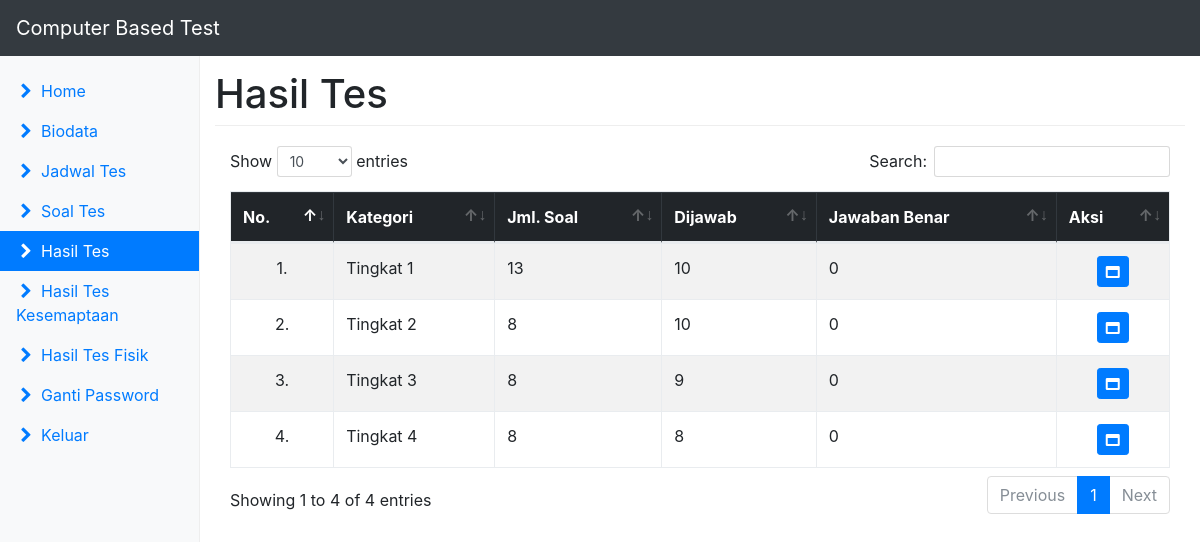
The app's page /app/?page=hasil (signed in) with its own data.
### tables this page shows
CREATE TABLE `kategori` (
  `id_kategori` int(11) NOT NULL,
  `nama_kategori` varchar(100) NOT NULL,
  `ket` text NOT NULL,
  `waktu` int(3) NOT NULL,
  `nilai_min` int(11) NOT NULL,
  `publish` enum('Ya','Tidak') NOT NULL
);

### app/hasil_show.php (the view)
<table id="datatable" class="table table-responsive table-striped table-bordered table-hover" width="100%" cellspacing="0">
	<thead class="table-inverse">
		<tr>
			<th>No.</th>
			<th>Kategori</th>
      <th>Jml. Soal</th>
      <th>Dijawab</th>
			<th>Jawaban Benar</th>
			<th>Aksi</th>
		</tr>
	</thead>
	<tbody>
	<?php
		$no = 1;
		$sql = "select k.id_kategori, k.nama_kategori,
						(select count(*) from jawaban where id_kategori = k.id_kategori and id_member = '{$_SESSION['id_member']}') jml_jawaban,
						(select count(*) from soal where id_kategori = k.id_kategori) jml_soal,
						(select count(*) from jawaban j, soal s
							where j.id_kategori = k.id_kategori and j.id_member = '{$_SESSION['id_member']}'
							and j.id_soal = s.id_soal and j.jawaban = s.jawaban) jawaban_benar
						from kategori k where k.publish = 'Ya'
						group by k.nama_kategori";
		$query = $db->query($sql);
		while($data = $query->fetch_assoc()){
			echo '<tr>
				<td class="text-center">'.$no.'.</td>
				<td>'.$data['nama_kategori'].'</td>
				<td>'.$data['jml_soal'].'</td>
				<td>'.$data['jml_jawaban'].'</td>
				<td>'.$data['jawaban_benar'].'</td>
				<td class="text-center">
					<a href="?page='.$page.'&act=detail&id_kategori='.$data['id_kategori'].'" class="btn btn-sm btn-primary" title="Detail kategori"><span class="fa fa-window-maximize"></span></a>
				</td>
			</tr>';
			$no++;
		}
	?>
	</tbody>
</table>

### css/dashboard.css (style rules this page uses)
body { padding-top: 3.5rem; }

### records on screen
kategori: nama_kategori "Tingkat 1", jml_soal "13", jml_jawaban "10", jawaban_benar "0"
kategori: nama_kategori "Tingkat 2", jml_soal "8", jml_jawaban "10", jawaban_benar "0"
kategori: nama_kategori "Tingkat 3", jml_soal "8", jml_jawaban "9", jawaban_benar "0"
kategori: nama_kategori "Tingkat 4", jml_soal "8", jml_jawaban "8", jawaban_benar "0"

### other values on screen
$menu "Home"
$menu "Biodata"
$menu "Jadwal Tes"
$menu "Soal Tes"
$menu "Hasil Tes"
$menu "Hasil Tes Kesemaptaan"
$menu "Hasil Tes Fisik"
$menu "Ganti Password"
$menu "Keluar"
$menuAr[$page] "Hasil Tes"
